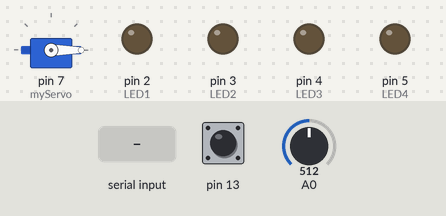
The sketch below on a simulated Arduino Uno, built with avr-gcc and run on an emulated ATmega328P. Parts: servo, output pins drawn as LEDs (lit = HIGH). Inputs (shaded band) come from the test bench; at power-on: pin 13 HIGH, A0 = 512. What the sketch prints to the serial monitor is not drawn.

Above: at 1.2 s.
1.3 s: "90,45\n" received over Serial
At 2.2 s:
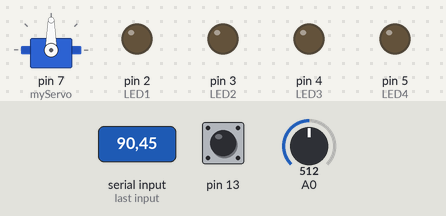
2.8 s: "30,150\n" received over Serial
At 3.7 s:
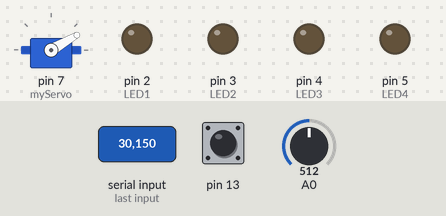
4.3 s: "200\n" received over Serial
At 5.2 s:
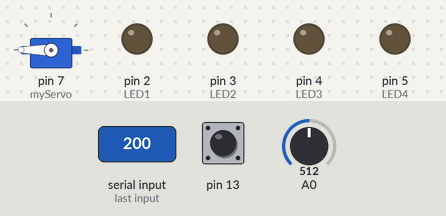
5.8 s: "ON1#\n" received over Serial
At 6.8 s:
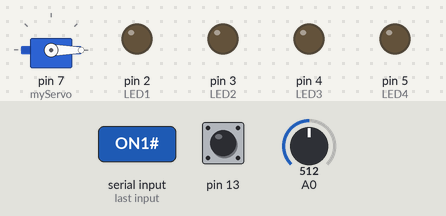
7.3 s: "90\n" received over Serial
At 8.3 s:
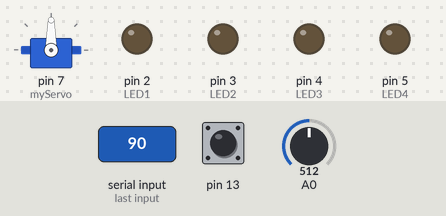
Timing chart, 0 to 10.3 s (numbered marks = the images above; inputs shaded):
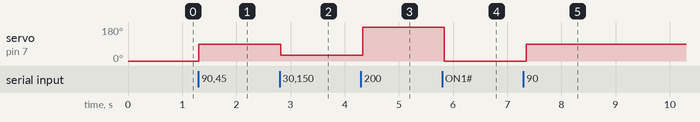

Measured:
- after the input at 1.3 s, servo on pin 7 (myServo): 0° → 90° at once
- after the input at 2.8 s, servo on pin 7 (myServo): 90° → 30° at once
- after the input at 4.3 s, servo on pin 7 (myServo): 30° → 180° at once
- after the input at 5.8 s, servo on pin 7 (myServo): 180° → 0° at once
- after the input at 7.3 s, servo on pin 7 (myServo): 0° → 90° after 0.05 s

The sketch:

sketch_aug04d.ino
```cpp
#include <Servo.h>
uint16_t dataSensor1;
uint16_t derajat, servo1degree, buttondegree;
int8_t indexOfA, indexOfB;
Servo myServo;
char c;
char a;
String dataIn;
String tembak;
String SerialData;
int degree;
const int LED1 = 2;
const int LED2 = 3;
const int LED3 = 4;
const int LED4 = 5;

void setup() {
  // put your setup code here, to run once:
  Serial.begin(9600);
  myServo.attach(7);
  myServo.write(45);
  pinMode(12, INPUT_PULLUP);
  pinMode(13, INPUT_PULLUP);
  pinMode(2, OUTPUT);
  digitalWrite(2, LOW);
  pinMode(3, OUTPUT);
  digitalWrite(3, LOW);
  pinMode(4, OUTPUT);
  digitalWrite(4, LOW);
  pinMode(5, OUTPUT);
  digitalWrite(5, LOW);
}

void Receive_Serial_Data(){
  while(Serial.available()>0){
    c = Serial.read();
    if (c=='\n') {
      break;
      }
    else {
      dataIn += c;
      }
  }
    if (c=='\n')
    {
      degree = dataIn.toInt();
      c=0;
      dataIn="";
    }
  }

 void LED(){
  while(Serial.available()>0){
    a = Serial.read();
    SerialData += a;
  }

  if(a=='#'){
    if(SerialData == "ON1#"){
      digitalWrite(LED1, HIGH);
    }
    else if(SerialData=="OFF1#"){
      digitalWrite(LED1, LOW);
    }
    if(SerialData == "ON2#"){
      digitalWrite(LED2, HIGH);
    }
    else if(SerialData=="OFF2#"){
      digitalWrite(LED2, LOW);
    }
    if(SerialData == "ON3#"){
      digitalWrite(LED3, HIGH);
    }
    else if(SerialData=="OFF3#"){
      digitalWrite(LED3, LOW);
    }
    if(SerialData == "ON4#"){
      digitalWrite(LED4, HIGH);
    }
    else if(SerialData=="OFF4#"){
      digitalWrite(LED4, LOW);
    }

    a=0;
    SerialData="";
  }
 }

  /*void perseData(){
    String servo1, button;

    indexOfA = dataIn.indexOf("A");
    indexOfB = dataIn.indexOf("B");

    if (indexOfA > -1){
      servo1 = dataIn.substring(0, indexOfA);
      servo1degree = servo1.toInt();
    }
    if (indexOfB > -1){
      button = dataIn.substring(indexOfA - 2, indexOfB + 3);
      buttondegree = button.toInt();
    }
  }*/


void loop() {
  // put your main code here, to run repeatedly:

  /*if ( digitalRead(13)==HIGH){
    Serial.print ("Close#");
  }*/

  dataSensor1 = analogRead(A0)/18;
  derajat = 45 + dataSensor1;
  Serial.print ((String) derajat + "A" + "\n");
  Receive_Serial_Data();
  myServo.write(degree);
  if ( digitalRead(13)==HIGH){
    Serial.println ((String)derajat + "A" + derajat + "B");
    //delay(1000);
  }
  /*else {
    Serial.print ("");
  }*/
  LED();
delay(100);
}
```
